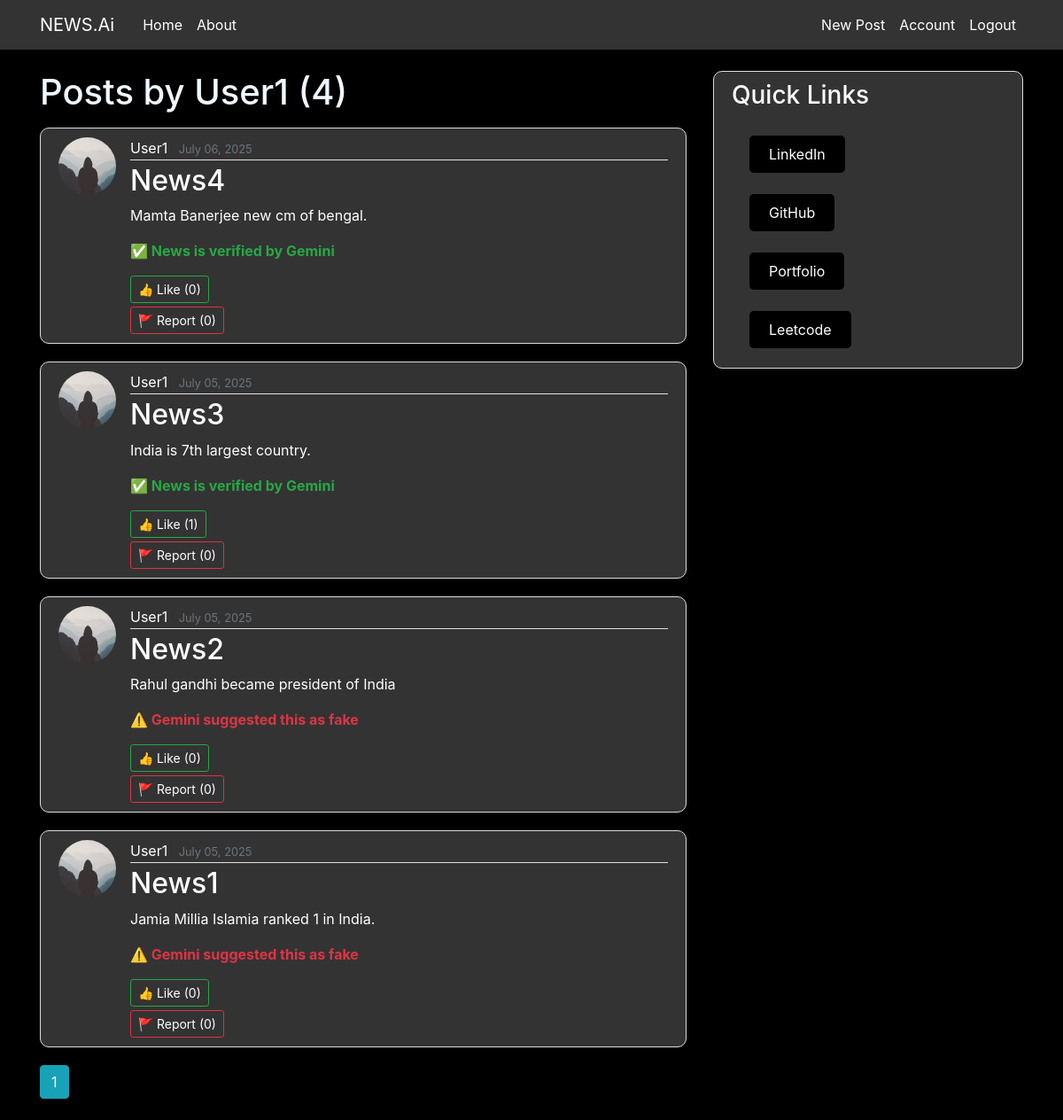
The page /user/User1 (signed in) on the database its author committed.
### flaskblog/models.py (models this page shows, shortened)
class User(db.Model, UserMixin):
    id = db.Column(db.Integer, primary_key=True)
    username = db.Column(db.String(20), unique=True, nullable=False)
    email = db.Column(db.String(120), unique=True, nullable=False)
    image_file = db.Column(db.String(20), nullable=False, default='default.jpg')
    password = db.Column(db.String(60), nullable=False)
    posts = db.relationship('Post', backref='author', lazy=True)
    liked_posts = db.relationship(
        'Post',
        secondary=likes,
        backref=db.backref('liked_by', lazy='dynamic'),
        lazy='dynamic'
    )
    reported_posts = db.relationship(
        'Post',
        secondary=reports,
        backref=db.backref('reported_by', lazy='dynamic'),
        lazy='dynamic'
    )

class Post(db.Model):
    id = db.Column(db.Integer, primary_key=True)
    title = db.Column(db.String(100), nullable=False)
    date_posted = db.Column(db.DateTime, nullable=False, default=datetime.utcnow)
    content = db.Column(db.Text, nullable=False)
    user_id = db.Column(db.Integer, db.ForeignKey('user.id'), nullable=False)
    gemini_verified = db.Column(db.Boolean, nullable=True)  # None = not checked yet
    def likes_count(self):
        return self.liked_by.count()
    def reports_count(self):
        return self.reported_by.count()

### flaskblog/routes.py (the view)
@app.route("/user/<string:username>")
def user_posts(username):
    page = request.args.get('page', 1, type=int)
    user = User.query.filter_by(username=username).first_or_404()
    posts = Post.query.filter_by(author=user).order_by(Post.date_posted.desc()).paginate(page=page, per_page=5)
    return render_template('user_posts.html', posts=posts, user=user)

### flaskblog/models.py (called while the page is built)
@login_manager.user_loader
def load_user(user_id):
    return User.query.get(int(user_id))

### flaskblog/templates/user_posts.html (shortened to what this page needs)
{% extends "layout.html" %}
{% block content %}
  <h1 class="mb-3" style="color: aliceblue;">Posts by {{ user.username }} ({{ posts.total }})</h1>
  {% for post in posts.items %}
  <article class="media content-section">
    <img class="rounded-circle article-img" src="{{ url_for('static', filename='profile_pic/' + post.author.image_file) }}">
    <div class="media-body">
      <div class="article-metadata">
        <a class="mr-2" href="{{ url_for('user_posts', username=post.author.username) }}">{{ post.author.username }}</a>
        <small class="text-muted">{{ post.date_posted.strftime('%B %d, %Y') }}</small>
      </div>
      <h2><a class="article-title" href="{{ url_for('post', post_id=post.id) }}">{{ post.title }}</a></h2>
      <p class="article-content" style="color: white;">{{ post.content }}</p>
      {% if post.gemini_verified == true %}
        <p class="text-success"><strong>✅ News is verified by Gemini</strong></p>
      {% elif post.gemini_verified == false %}
        <p class="text-danger"><strong>⚠️ Gemini suggested this as fake</strong></p>
      {% endif %}
      <form method="POST" action="{{ url_for('like_post', post_id=post.id) }}">
        <button class="btn btn-outline-success btn-sm" type="submit">👍 Like ({{ post.likes_count() }})</button>
      </form>
      <form method="POST" action="{{ url_for('report_post', post_id=post.id) }}">
        <button class="btn btn-outline-danger btn-sm mt-1" type="submit">🚩 Report ({{ post.reports_count() }})</button>
      </form>
    </div>
  </article>
  {% endfor %}
  {% for page_num in posts.iter_pages(left_edge=1, right_edge=1, left_current=1, right_current=2) %}
    {% if page_num %}
      {% if posts.page == page_num %}
        <a class="btn btn-info mb-4" href="{{ url_for('user_posts', username=user.username, page=page_num) }}">{{ page_num }}</a>
      {% else %}
        <a class="btn btn-outline-info mb-4" href="{{ url_for('user_posts', username=user.username, page=page_num) }}">{{ page_num }}</a>
      {% endif %}
    {% else %}
      ...
    {% endif %}
  {% endfor %}
{% endblock content %}

### flaskblog/static/main.css (style rules this page uses)
body { background: #fafafa; color: #333333; margin-top: 5rem; }
h1, h2, h3, h4, h5, h6 { color: #444444; }
.content-section { background: #ffffff; padding: 10px 20px; border: 1px solid #dddddd; border-radius: 3px; margin-bottom: 20px; }
.article-title { color: white; }
.article-content { white-space: pre-line; }
.article-img { height: 65px; width: 65px; margin-right: 16px; }
.article-metadata { padding-bottom: 1px; margin-bottom: 4px; border-bottom: 1px solid #e3e3e3 }
.content-section { border-radius: 10px; background-color: #333; }

### flaskblog/templates/layout.html (style rules this page uses)
label, .form-control, .form-check-label, .form-check-input, .btn, small, a { color: white !important; }

### rows shown on the page
User: username "User1"
Post: image_file (placeholder picture), author.username "User1", date_posted "July 06, 2025", title "News4", content "Mamta Banerjee new cm of bengal.", gemini_verified "✅ News is verified by Gemini", likes_count "0", reports_count "0"
Post: image_file (placeholder picture), author.username "User1", date_posted "July 05, 2025", title "News3", content "India is 7th largest country.", gemini_verified "✅ News is verified by Gemini", likes_count "1", reports_count "0"
Post: image_file (placeholder picture), author.username "User1", date_posted "July 05, 2025", title "News2", content "Rahul gandhi became president of India", shows "⚠️ Gemini suggested this as fake", likes_count "0", reports_count "0"
Post: image_file (placeholder picture), author.username "User1", date_posted "July 05, 2025", title "News1", content "Jamia Millia Islamia ranked 1 in India.", shows "⚠️ Gemini suggested this as fake", likes_count "0", reports_count "0"

### other values the page prints
{{ posts.total }} "4"
{{ page_num }} "1"
